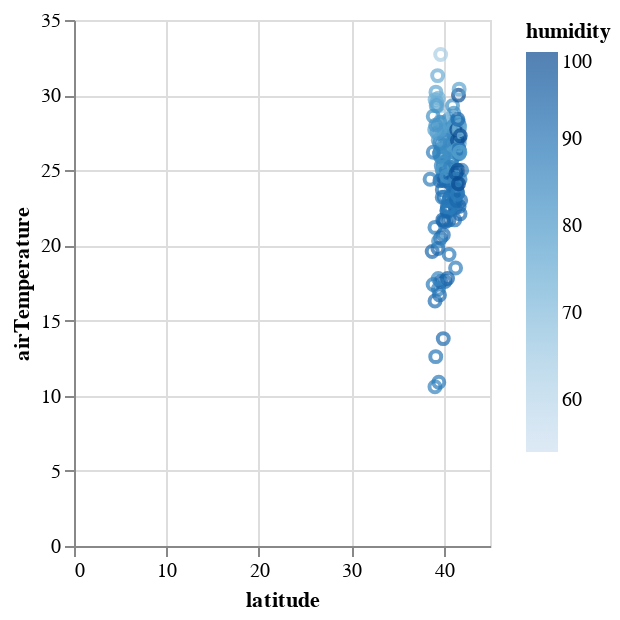

Notebook source saved alongside this figure:
### Markdown cell above
# [Altair](https://altair-viz.github.io/getting_started/overview.html)

### Code cell
import altair as alt

alt.Chart(sens, autosize='fit').mark_point().encode(
    x='latitude',
    y='airTemperature',
    color='humidity',
).interactive()

### Figure 1 — Vega-Lite specification as saved in the notebook (floating-point values rounded to 4 significant figures; data arrays with more than 128 entries replaced by an {"elided": "..."} marker saying what was removed)
{"config": {"view": {"continuousWidth": 300, "continuousHeight": 300}}, "data": {"name": "data-45e2126e1b85905da422d5b51e985fad"}, "mark": {"type": "point"}, "autosize": "fit", "encoding": {"color": {"field": "humidity", "type": "quantitative"}, "x": {"field": "latitude", "type": "quantitative"}, "y": {"field": "airTemperature", "type": "quantitative"}}, "params": [{"name": "param_2", "select": {"type": "interval", "encodings": ["x", "y"]}, "bind": "scales"}], "$schema": "https://vega.github.io/schema/vega-lite/v5.20.1.json", "datasets": {"data-45e2126e1b85905da422d5b51e985fad": {"elided": "170 records"}}}
